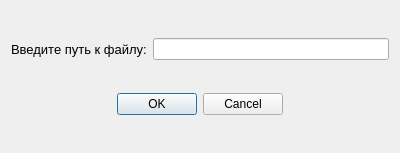
<?xml version="1.0" encoding="UTF-8"?>
<ui version="4.0">
 <class>Dialog</class>
 <widget class="QDialog" name="Dialog">
  <property name="geometry">
   <rect>
    <x>0</x>
    <y>0</y>
    <width>400</width>
    <height>153</height>
   </rect>
  </property>
  <property name="windowTitle">
   <string>Dialog</string>
  </property>
  <layout class="QVBoxLayout" name="verticalLayout">
   <item>
    <layout class="QHBoxLayout" name="horizontalLayout">
     <item>
      <widget class="QLabel" name="lblInputPath">
       <property name="font">
        <font>
         <pointsize>10</pointsize>
        </font>
       </property>
       <property name="text">
        <string>Введите путь к файлу:</string>
       </property>
      </widget>
     </item>
     <item>
      <widget class="QLineEdit" name="edtPath"/>
     </item>
    </layout>
   </item>
   <item>
    <widget class="QDialogButtonBox" name="btnBox">
     <property name="orientation">
      <enum>Qt::Horizontal</enum>
     </property>
     <property name="standardButtons">
      <set>QDialogButtonBox::Cancel|QDialogButtonBox::Ok</set>
     </property>
     <property name="centerButtons">
      <bool>true</bool>
     </property>
    </widget>
   </item>
  </layout>
 </widget>
 <resources/>
 <connections>
  <connection>
   <sender>btnBox</sender>
   <signal>accepted()</signal>
   <receiver>Dialog</receiver>
   <slot>accept()</slot>
   <hints>
    <hint type="sourcelabel">
     <x>248</x>
     <y>254</y>
    </hint>
    <hint type="destinationlabel">
     <x>157</x>
     <y>274</y>
    </hint>
   </hints>
  </connection>
  <connection>
   <sender>btnBox</sender>
   <signal>rejected()</signal>
   <receiver>Dialog</receiver>
   <slot>reject()</slot>
   <hints>
    <hint type="sourcelabel">
     <x>316</x>
     <y>260</y>
    </hint>
    <hint type="destinationlabel">
     <x>286</x>
     <y>274</y>
    </hint>
   </hints>
  </connection>
 </connections>
</ui>
